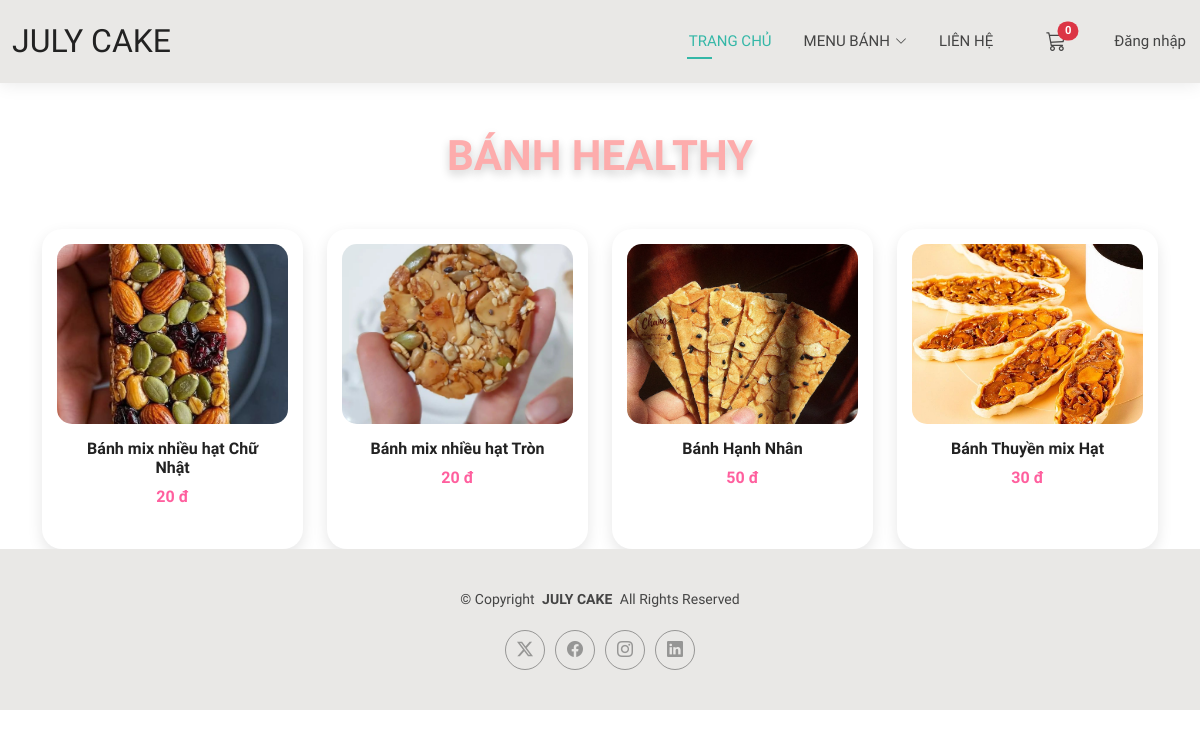
/products/category/banh-healthy/, run on an earlier commit of the app's database.
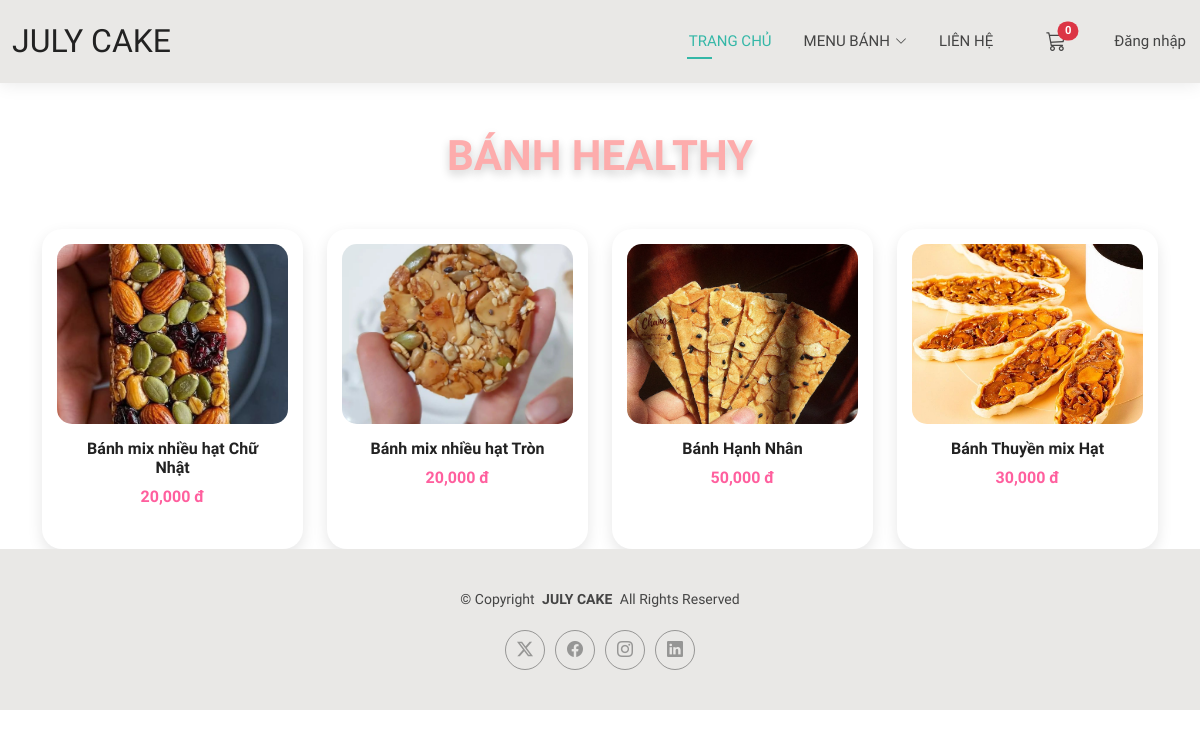
And on a later commit of the database.
### products/models.py (models this page shows, shortened)
class Category(models.Model):
    name = models.CharField(max_length=200)
    slug = models.SlugField(max_length=200, unique=True, blank=True)
    image = models.ImageField(upload_to='categories/', blank=True, null=True)
    class Meta:
        verbose_name = "Category"
        verbose_name_plural = "Categories"

class Product(models.Model):
    name = models.CharField(max_length=255)
    slug = models.SlugField(max_length=255, unique=True, blank=True)
    description = models.TextField(blank=True)
    price = models.DecimalField(max_digits=12, decimal_places=3, default=0)
    stock = models.PositiveIntegerField(default=0)
    image = models.ImageField(upload_to='products/', null=True, blank=True)
    categories = models.ManyToManyField(Category, related_name='products', blank=True)
    created_at = models.DateTimeField(auto_now_add=True)
    sizes = models.ManyToManyField(CakeSize, blank=True)
    class Meta:
        ordering = ['-created_at']

### products/views.py (the view)
# urls.py: path("category/<slug:slug>/", views.products_by_category, name="products_by_category"),
def products_by_category(request, slug):
    category = Category.objects.filter(slug=slug).first()
    if not category:
        return render(request, 'products/products_by_category.html', {
            'category': None,
            'products': [],
            'error': 'Danh mục không tồn tại.'
        })
    products = Product.objects.filter(categories=category)
    return render(request, 'products/products_by_category.html', {
        'category': category,
        'products': products
    })

### cart/context_processors.py (called while the page is built)
def cart_count(request):
    if getattr(request, 'user', None) and request.user.is_authenticated:
        total = CartItem.objects.filter(cart__user=request.user).aggregate(total=Sum('quantity'))['total'] or 0
    else:
        cart = request.session.get('cart', {})
        try:
            total = sum(int(item.get('quantity', 0) or 0) for item in cart.values())
        except Exception:
            total = 0
    return {'cart_count': int(total)}

### products/templates/products/products_by_category.html
{% extends 'base.html' %}
{% load humanize %}
{% load static %}
{% block extra_css %}
<link rel="stylesheet" href="{% static 'products/css/product.css' %}">
{% endblock %}
{% block content %}
<div class="container mt-5">
          {% if error %}
          <div class="alert alert-warning text-center mt-4">
            {{ error }}
          </div>
        {% else %}
          <h2 class="hero-title d-flex align-items-center justify-content-center mb-5">
            <span>{{ category.name|upper }}</span>
          </h2>
        {% endif %}
  {% if not error %}
  <div class="row g-4">
    {% for product in products %}
      <div class="col-lg-3 col-md-4 col-sm-6">
        <div class="product-card">
          <div class="product-thumb">
            <a href="{% url 'products:product_detail' product.slug %}">
              {% if product.image %}
                <img src="{{ product.image.url }}" alt="{{ product.name }}">
              {% else %}
                <img src="{% static 'assets/img/default.jpg' %}" alt="No Image">
              {% endif %}
            </a>
          </div>
          <div class="product-body">
            <h6>{{ product.name }}</h6>
            <p class="price">{{ product.price|floatformat:"0"|intcomma }} đ</p>
          </div>
        </div>
      </div>
    {% empty %}
      <p class="text-center text-muted">Danh mục này chưa có sản phẩm.</p>
    {% endfor %}
  </div>
{% endif %}
</div>
{% endblock %}

What changed in the data, as far as the page shows it:
changed Product "Bánh mix nhiều hạt Chữ Nhật": price "20" → "20,000"
changed Product "Bánh mix nhiều hạt Tròn": price "20" → "20,000"
changed Product "Bánh Hạnh Nhân": price "50" → "50,000"
changed Product "Bánh Thuyền mix Hạt": price "30" → "30,000"
